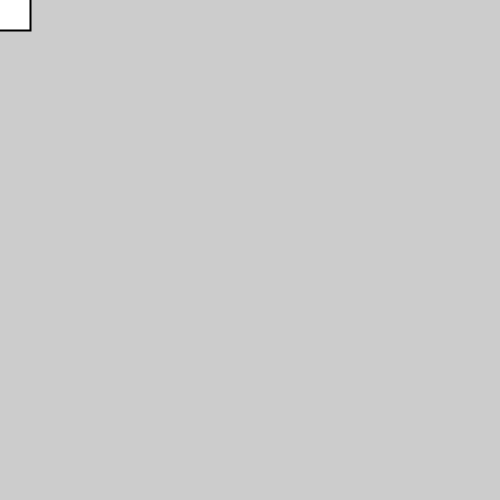
Frame 1 (no input)
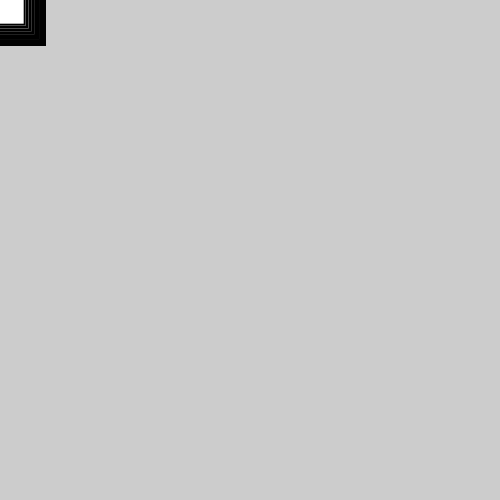
Frame 60 (the mouse pressed at the canvas centre just before this capture)
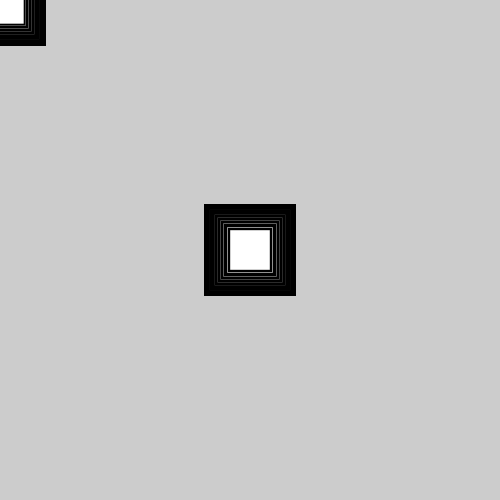
Frame 120 (the mouse held since frame 60 and released just before this capture)

The Processing sketch that drew these frames (run headless with seeded random() and noise(); from frame 60 on, the mouse is pressed at the canvas centre):

// Processing sketch: code_07_30
// ── code_07_30.pde
float angle = 0.0;
   void setup() {
     size(500, 500);
     smooth();
}
   void draw() {
     translate(mouseX, mouseY);
     scale(sin(angle) + 2);
     rect(-15, -15, 30, 30);
     angle += 0.1;
}
